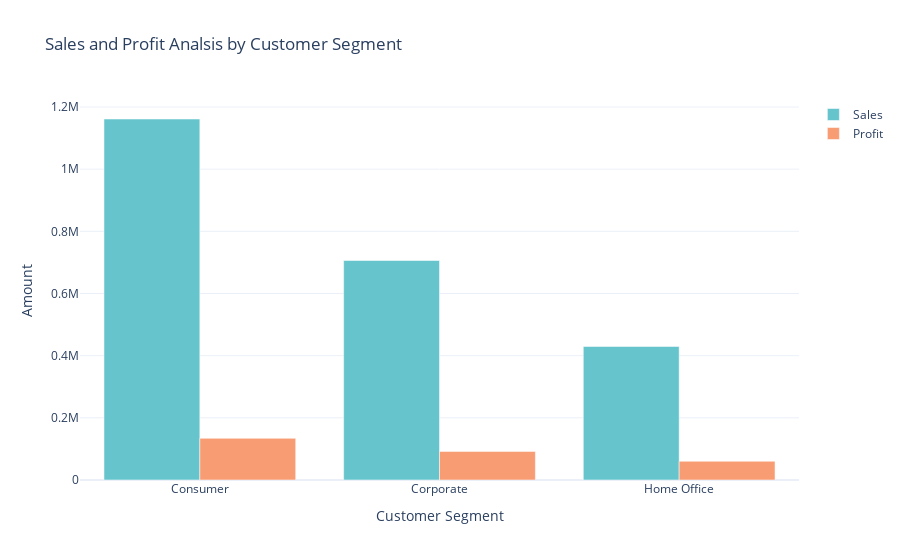

Here is the notebook cell this chart was saved with:
### Code cell
sales_profit = data.groupby('Segment').agg({'Sales': 'sum', 'Profit': 'sum'}).reset_index()

color_palette = colors.qualitative.Pastel

fig = go.Figure()
fig.add_trace(go.Bar(x = sales_profit['Segment'],
                     y = sales_profit['Sales'],
                     name = 'Sales',
                     marker_color = color_palette[0]))

fig.add_trace(go.Bar(x = sales_profit['Segment'],
                     y = sales_profit['Profit'],
                     name = 'Profit',
                     marker_color = color_palette[2]))

fig.update_layout(title = 'Sales and Profit Analsis by Customer Segment',
                  xaxis_title = 'Customer Segment', yaxis_title = 'Amount')

fig.show()

### Figure 1 — Plotly figure (JSON) as saved in the notebook; plotly's stock layout.template omitted (floating-point values rounded to 4 significant figures)
{"data": [{"marker": {"color": "rgb(102, 197, 204)"}, "name": "Sales", "type": "bar", "x": ["Consumer", "Corporate", "Home Office"], "y": [1161000.0, 706100.0, 429700.0]}, {"marker": {"color": "rgb(248, 156, 116)"}, "name": "Profit", "type": "bar", "x": ["Consumer", "Corporate", "Home Office"], "y": [134100.0, 91980.0, 60300.0]}], "layout": {"title": {"text": "Sales and Profit Analsis by Customer Segment"}, "xaxis": {"title": {"text": "Customer Segment"}}, "yaxis": {"title": {"text": "Amount"}}}}
